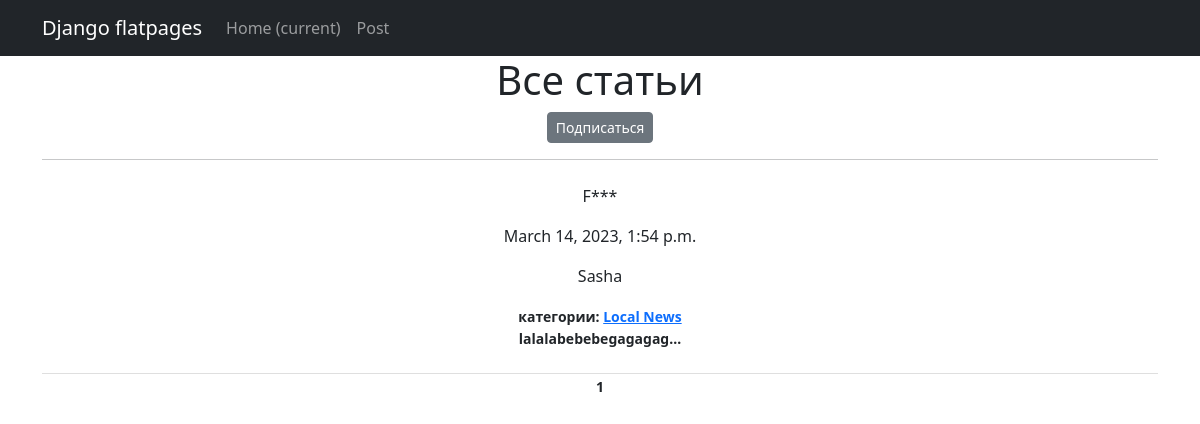
Page /news/categories/5 on the committed database.
### news_portal/models.py (models this page shows, shortened)
class Post(models.Model):
    author_ref = models.ForeignKey(Author, on_delete=models.CASCADE)
    a_or_n = models.BooleanField(default=False)
    time_create = models.DateTimeField(auto_now_add=True)
    categories = models.ManyToManyField(Category, through='PostCategory')
    header = models.CharField(max_length=255)
    article_text = models.TextField()
    article_rating = models.IntegerField(default=0)

class Author(models.Model):
    user_ref = models.OneToOneField(User, on_delete=models.CASCADE)
    user_rating = models.IntegerField(default=0)

class Category(models.Model):
    name = models.CharField(max_length=255, unique=True)
    subscribers = models.ManyToManyField(User, related_name='categories')
    def __str__(self):
        return self.name

### news_portal/views.py (the view)
# urls.py: path('categories/<int:pk>', CategoryListView.as_view(), name='category_list'),
class CategoryListView(ListView):
    model = Post
    template_name = 'category_list.html'
    context_object_name = 'category_news_list'
    paginate_by = 2  # вот так мы можем указать количество записей на странице
    def get_queryset(self):
        self.categories = get_object_or_404(Category, id=self.kwargs['pk'])
        queryset = Post.objects.filter(categories=self.categories).order_by('-time_create')
        return queryset
    def get_context_data(self, **kwargs):
       context = super().get_context_data(**kwargs)
       context['is_not_subscriber'] = self.request.user not in self.categories.subscribers.all()
       context['category'] = self.categories
       return context

### news_portal/templatetags/custom_filters.py (called while the page is built)
@register.filter()
def censor(value):
   return value[0:1:1]+'***'

### templates/category_list.html (shortened to what this page needs)
{% extends 'flatpages/default.html' %}
{% load custom_filters %}
{% load custom_tags %}
{% block content %}
    <h1>Все статьи</h1>
    {% if is_not_subscriber %}
        <p class="text-center"><a href="{% url 'subscribe' category.id %}" class="btn btn-secondary btn-sm">Подписаться</a></p>
    {% endif %}
   <hr>
   {% load cache %}
   {% cache 30 list_categs %}
   <ul class="list-group list-group-flush">
       {% for post in category_news_list %}
            <li class="list-group-item">
               <p>{{ post.header|censor }}</p>
               <p>{{ post.time_create }}</p>
               <p>{{ post.author_ref.user_ref.username }}</p>
               <small class="fw-bold">категории:
                   {% for category in post.categories.all %}
                        <a href="{% url 'category_list' category.id %}">{{category}}</a>
                   {% endfor %}
               <p>{{ post.article_text|truncatechars:20 }}</p>
            </li>
       {% endfor %}
   </ul>
   {% endcache %}
   {{ page_obj.number }}
{% endblock content %}

### rows in the picture
Post: header|censor "F***", time_create "March 14, 2023, 1:54 p.m.", author_ref.user_ref.username "Sasha", article_text "lalalabebebegagagag…"
Category: name "Local News"

### other values in the picture
{{ page_obj.number }} "1"
